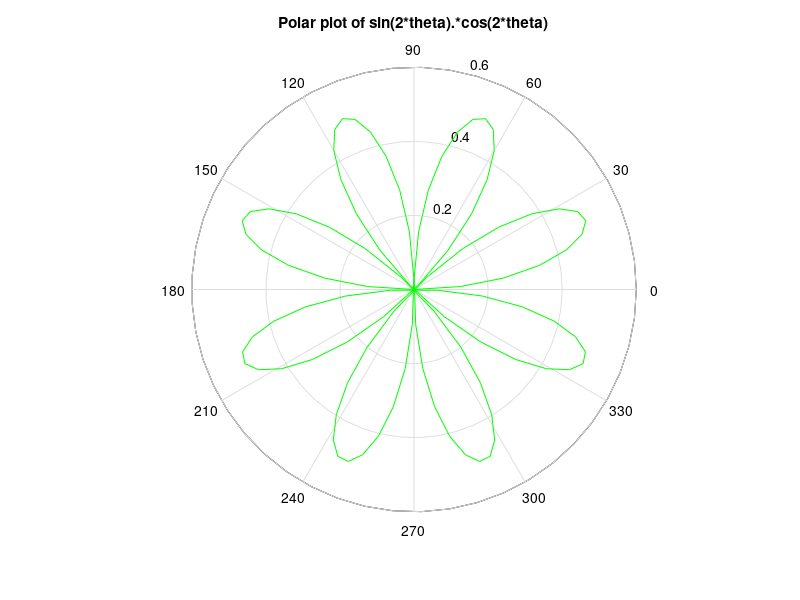

The MATLAB script that drew this image:
%clear all,clc;
% t=-0.5:.01:0.5;
% [x,y]=meshgrid(t);%形成格点矩阵
% z=sin(4*pi*x)+cos(6*pi*y);
% figure(1)
% mesh(x,y,z);
% axis([-0.5 0.5 -0.5 0.5 -4 4]);
% title('z')
% colormap cool%cool是一种配色方案，还有其他方案如winter，summer····见help colormap
% colorbar


% xt = @(t) cos(3*t);
% yt = @(t) sin(2*t);
% fplot(xt,yt)
% fplot (@(x) tanh(x),[-2,2])

% fplot(@(x) exp(x),[-3 0],'b')
% hold on                %原图保留，在此基础上做函数图像
% fplot(@(x) cos(x),[0 3],'r')
% hold off
% grid on  %开网格


% fplot(@(x) sin(x+pi/5),'Linewidth',2);
% hold on
% fplot(@(x) sin(x-pi/5),'--or');
% fplot(@(x) sin(x),'-.*c')
% hold off

% x=0:.1:10;
% semilogy(x,10.^x)

% x=logspace(-1,2);
% loglog(x,exp(x),'-s')
% grid on

% x=[1:1:100];
% subplot(2,3,1);
% plot(x,x.^3);
% grid on;
% title 'plot-y=x^3';
% 
% subplot(2,3,2);
% loglog(x,x.^3);
% grid on;
% title 'loglog-logy=3logx';
% 
% subplot(2,3,3);
% plotyy(x,x.^3,x,x);
% grid on;
% title 'plotyy-y=x^3,logy=3logx';
% 
% 
% 
% subplot(2,3,4);
% semilogx(x,x.^3);
% grid on;
% title 'semilogx-y=3logx';
% 
% subplot(2,3,5);
% semilogy(x,x.^3);
% grid on;
% title 'semilogy-logy=x^3';
% hold off




% x=-3:0.1:3;
% y=1:0.1:5;
% [X,Y]=meshgrid(x,y);
% Z=(X+Y).^2;
% surf(X,Y,Z)
% shading flat

% x=-3:0.1:3;   y=1:0.1:5;
%      [X,Y]=meshgrid(x,y);
%      Z=(X+Y).^2;
%      mesh(X,Y,Z)     


% x=-3:0.1:3;   y=1:0.1:5;
%      [X,Y]=meshgrid(x,y);
%      Z=(X+Y).^2;
%      subplot(2,2,1); mesh(X,Y,Z)
%      subplot(2,2,2);mesh(X,Y,Z);view(50,-34)
%      subplot(2,2,3);mesh(X,Y,Z);view(-60,70) 
%      subplot(2,2,4);mesh(X,Y,Z);view([0,1,1])


% [x,y,z]=peaks(30);
% surf(x,y,z)
% axis([-3 3 -3 3 -10 10])
% %axis off
% %shading interp
% %colormap(hot)
% m=moviein(15);
% for i=1:15
%    view(-37.5+24*(i-1),30)
%    m(:,i)=getframe;
% end
% movie(m)

% [x,y,z]=peaks;
%         subplot(1,2,1)       
%         contour3(x,y,z,16,'s')   
%         grid,   xlabel('x-axis'),  ylabel('y-axis')
%         zlabel('z-axis')
%         title('contour3 of peaks'); 
%         subplot(1,2,2)
%         contour(x,y,z,16,'s')
%         grid,   xlabel('x-axis'),    ylabel('y-axis')
%         title('contour of peaks');
% 
% [x,y,z]=sphere(16);
% X=[x(:)*.5 x(:)*.75 x(:)];
% Y=[y(:)*.5 y(:)*.75 y(:)];
% Z=[z(:)*.5 z(:)*.75 z(:)];
% S=repmat([1 .75 .5]*10,prod(size(x)),1);
% C=repmat([1 2 3],prod(size(x)),1);
% scatter3(X(:),Y(:),Z(:),S(:),C(:),'filled'),view(-60,60)



% [X,Y]=meshgrid(-2:.2:2,-2:.2:3);
% Z=X.*exp(-X.^2-Y.^2);
% subplot(1,2,1);
% [C,h]=contour(X,Y,Z);
% clabel(C,h)
% colormap cool
% subplot(1,2,2);
% contour3(X,Y,Z,'m');


theta=linspace(0,2*pi),                         
rho=sin(2*theta).*cos(2*theta);
polar(theta,rho,'g');
title('Polar plot of sin(2*theta).*cos(2*theta)');